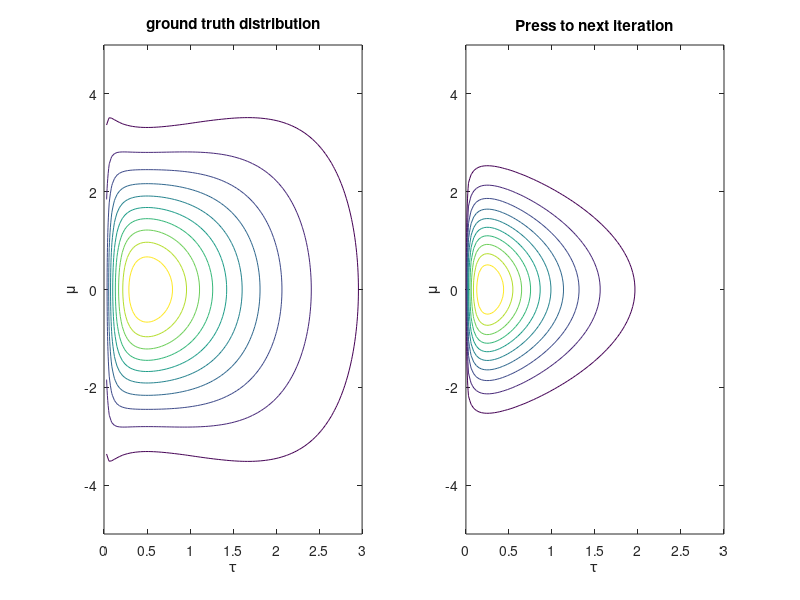

Reproduce this figure in MATLAB.
%--------------------------------------------
% Demo for Variational Bayes: 
% use VB to approximate Normal-Gamma 
% written by Richard Xu
% July,2014
%--------------------------------------------

clc;
clf;
clear;

% ---------------------------------------------
% ground-truth parameters
% ---------------------------------------------

mu_0 = 0;
lambda_0 = 1;
a_0 = 1.5;
b_0 = 1;





T = 10;
n = 0;
k = a_0;
theta = 1/b_0;
tau = gamrnd(k, theta,[n 1]);


%Generate from a normal distribution with mu and standard deviation sigma:
%r = mu + sigma.*randn;

if n >0
   X = mu_0 + (tau * lambda_0).^(-0.5) .* randn(n,1);
else
   X = mu_0;
end   

mu_n = (lambda_0 * mu_0 + n * mean(X) )/ (lambda_0 + n);
lambda_n = lambda_0 + n;

a_n = a_0 + n/2;
b_n = b_0 + 1/2 * sum((X - mean(X)).^2) + (lambda_0*n * (mean(X) - mu_0)^2)/(2*(lambda_0 + n));


S_t = 100;
S_m = 100;

tau_pdf   = zeros(S_t,S_m);
mu_pdf    = zeros(S_t,S_m);
[mu_axis, tau_axis] = meshgrid(linspace(-5,5,S_m), linspace(0, 3 ,S_t));

%posterior for Normal-Gamma
%tau_n = gampdf(tau_axis, a_n,b_n);

tau_pdf = tau_axis.^(a_n -1).*exp(-b_n * tau_axis);

for i = 1:S_m
   mu_pdf (i,:) = normpdf(mu_axis(i,:),mu_n,(tau_pdf(i,1) * lambda_n).^(-0.5));
end

Z = mu_pdf .* tau_pdf ;


f1 = figure(1);
set(f1,'Name','variational Inferece to approximate Normal-Gamma distribution');

% -----------------------------------------------------
% plot ground truth distribution
% ------------------------------------------------------

subplot(1,2,1)
contour(tau_axis, mu_axis, Z);
title('ground truth distribution')
xlabel('\tau')
ylabel('\mu')

% -----------------------------
% Variational Approximation
% -----------------------------

init_mu_0      = -4;       
init_lambda_0  = 4;
init_a_0       = 1;       
init_b_0       = 3; 

% -------------------------

mu_prev     = init_mu_0;
lambda_prev = init_lambda_0;
a_prev      = init_a_0;
b_prev      = init_b_0;


for t =1:T
   
   if t ==1
       % the initial distribution for mu
       mu_current       = mu_prev;
       lambda_current   = lambda_prev;
       a_current = a_prev;
       b_current = b_prev;
       
   else
       
       %--------------------------------------
       % update q_tau (a_current, b_current)
       %--------------------------------------
       
       a_current  = a_0 + n/2;
       
       % E[mu^2] = var(mu) + (E[mu])^2
       E_mu_square = inv(lambda_0) + mu_prev^2;
       % E[mu]
       E_mu = mu_prev;
        
       %sum [(x_i - mu)^2]
       first = sum( X.^2 - 2 * X .* repmat(E_mu,size(X)) + repmat(E_mu_square, size(X)));
       
       %lambda_0 (mu - mu_0)^2
       second = lambda_0 *(E_mu_square - 2*mu_0*E_mu + mu_0^2);
       
       b_current = b_0 + (first + second)/2;
       
       %----------------------------------------------
       % update q_normal (mu_current, lambda_current)
       %----------------------------------------------
       
       %E[tau] = a/b;
       
       E_tau = a_current/b_current; 
       
       mu_current       = (lambda_0 * mu_0 + n * mean(X))/(lambda_0 + n);
       lambda_current   = (lambda_0 + n) * E_tau;
       
       % ------------------------------
       
       mu_prev      = mu_current;
       lambda_prev  = lambda_current;
       a_prev       = a_current;
       b_prev       = b_current;
       
   end
   

   tau_pdf = tau_axis.^(a_current -1).*exp(-b_current * tau_axis);

   mu_pdf = normpdf(mu_axis,mu_current, lambda_current^(-0.5)); 
   
   Z = mu_pdf .* tau_pdf ;
      
   subplot(1,2,2)
   contour(tau_axis, mu_axis, Z);
   title('Press to next iteration')
   xlabel('\tau')
   ylabel('\mu')
   
   waitforbuttonpress;
   
end

